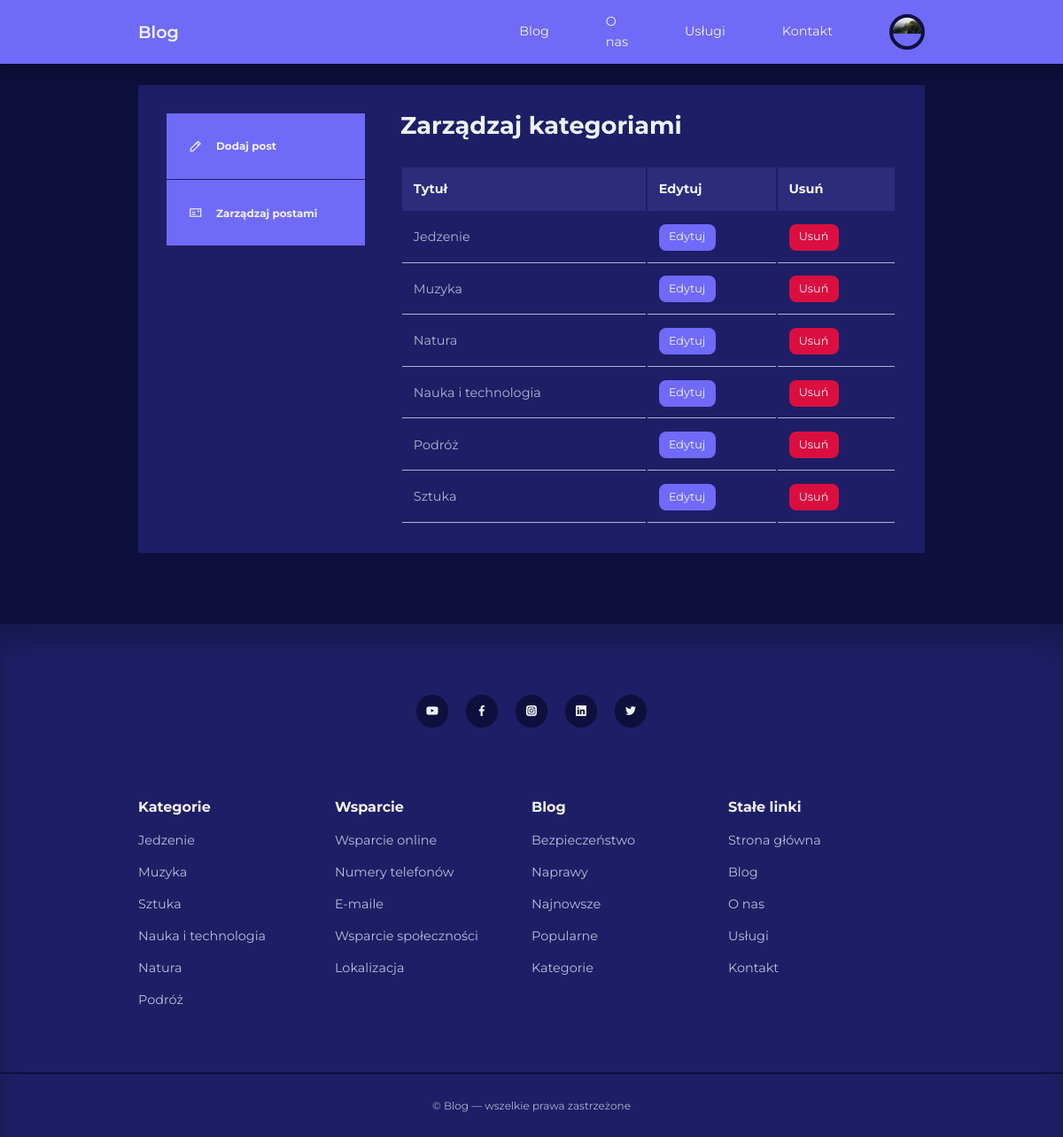
/admin/manage-categories.php (signed in), run on the app's committed database.
### tables this page shows
CREATE TABLE `users` (
  `id` int(11) UNSIGNED NOT NULL,
  `firstname` varchar(50) NOT NULL,
  `lastname` varchar(50) NOT NULL,
  `username` varchar(50) NOT NULL,
  `email` varchar(100) NOT NULL,
  `password` varchar(255) NOT NULL,
  `avatar` varchar(255) NOT NULL,
  `is_admin` tinyint(1) NOT NULL
);

CREATE TABLE `categories` (
  `id` int(11) UNSIGNED NOT NULL,
  `title` varchar(50) NOT NULL,
  `description` varchar(255) NOT NULL
);

### admin/partials/header.php (called while the page is built, shortened)
<?php
require '../partials/header.php';

### admin/manage-categories.php (the view, shortened to what this page needs)
<?php
    include 'partials/header.php';
    $query = "SELECT * FROM categories ORDER BY title";
    $categories = mysqli_query($connection, $query);
?>
<section class="dashboard">
    <div class="container dashboard__container">
        <aside>
            <ul>
                <li>
                    <a href="add-post.php">
                        <i class="uil uil-pen"></i>
                        <h5>Dodaj post</h5>
                    </a>
                </li>
                <li>
                    <a href="index.php">
                        <i class="uil uil-postcard"></i>
                        <h5>Zarządzaj postami</h5>
                    </a>
                </li>
            </ul>
        </aside>
        <main>
            <h2>Zarządzaj kategoriami</h2>
            <?php if(mysqli_num_rows($categories) > 0): ?>
            <table>
                <thead>
                    <tr>
                        <th>Tytuł</th>
                        <th>Edytuj</th>
                        <th>Usuń</th>
                    </tr>
                </thead>
                <tbody>
                    <?php while($category = mysqli_fetch_assoc($categories)): ?>
                        <tr>
                            <td><?= $category['title'] ?></td>
                            <td><a href="<?= ROOT__URL ?>admin/edit-category.php?id=<?= $category['id'] ?>" class="btn sm">Edytuj</a></td>
                            <td><a href="<?= ROOT__URL ?>admin/delete-category.php?id=<?= $category['id'] ?>" class="btn sm danger">Usuń</a></td>
                        </tr>
                    <?php endwhile ?>
                </tbody>
            </table>
            <?php else: ?>
                <div class="alert__message error"><?= "Brak kategorii" ?></div>
            <?php endif ?>
        </main>
    </div>
</section>
<?php
    include '../partials/footer.php';
?>

### partials/header.php (shortened to what this page needs)
<?php
require 'config/database.php';
if (isset($_SESSION['user-id'])) {
    $id = filter_var($_SESSION['user-id'], FILTER_SANITIZE_NUMBER_INT);
    $query = "SELECT avatar FROM users WHERE id='$id'";
    $result = mysqli_query($connection, $query);
    $avatar = mysqli_fetch_assoc($result);
}
?>
<!DOCTYPE html>
<html lang="pl">
<head>
    <link rel="stylesheet" href="<?= ROOT__URL  ?>css/style.css">
    <link rel="stylesheet" href="https://unicons.iconscout.com/release/v4.0.0/css/line.css">
</head>
<body>
    <nav>
        <div class="container nav__container">
            <a href="<?= ROOT__URL  ?>" class="nav__logo">Blog</a>
            <ul class="nav__items">
                <li><a href="<?= ROOT__URL  ?>blog.php">Blog</a></li>
                <li><a href="<?= ROOT__URL  ?>about.php">O nas</a></li>
                <li><a href="<?= ROOT__URL  ?>services.php">Usługi</a></li>
                <li><a href="<?= ROOT__URL  ?>contact.php">Kontakt</a></li>
                <?php if (isset($_SESSION['user-id'])): ?>
                    <li class="nav__profile">
                        <div class="avatar">
                            <img src="<?= ROOT__URL . 'images/' . $avatar['avatar'] ?>">
                        </div>
                    </li>
                <?php else: ?>
                    <li><a href="<?= ROOT__URL  ?>signin.php">Zaloguj się</a></li>
                <?php endif ?>
            </ul>
        </div>
    </nav>

### partials/footer.php (shortened to what this page needs)
<footer>
    <div class="footer__socials">
        <a href="https://youtube.com" target="_blank"><i class="uil uil-youtube"></i></a>
        <a href="https://facebook.com" target="_blank"><i class="uil uil-facebook-f"></i></a>
        <a href="https://instagram.com" target="_blank"><i class="uil uil-instagram-alt"></i></a>
        <a href="https://linkedin.com" target="_blank"><i class="uil uil-linkedin"></i></a>
        <a href="https://twitter.com" target="_blank"><i class="uil uil-twitter"></i></a>
    </div>
    <div class="container footer__container">
        <article>
            <h4>Kategorie</h4>
            <ul>
                <?php
                $all_catgegories_query = "SELECT * FROM categories";
                $all_catgegories_result = mysqli_query($connection, $all_catgegories_query);
                ?>
                <?php while ($category = mysqli_fetch_assoc($all_catgegories_result)): ?>
                    <li><a href="<?= ROOT__URL ?>category-posts.php?id=<?= $category['id'] ?>"><?= $category['title'] ?></a></li>
                <?php endwhile; ?>
            </ul>
        </article>
        <article>
            <h4>Wsparcie</h4>
            <ul>
                <li><a href="">Wsparcie&nbsp;online</a></li>
                <li><a href="">Numery&nbsp;telefonów</a></li>
                <li><a href="">E-maile</a></li>
                <li><a href="">Wsparcie&nbsp;społeczności</a></li>
                <li><a href="">Lokalizacja</a></li>
            </ul>
        </article>
        <article>
            <h4>Blog</h4>
            <ul>
                <li><a href="">Bezpieczeństwo</a></li>
                <li><a href="">Naprawy</a></li>
                <li><a href="">Najnowsze</a></li>
                <li><a href="">Popularne</a></li>
                <li><a href="">Kategorie</a></li>
            </ul>
        </article>
        <article>
            <h4>Stałe&nbsp;linki</h4>
            <ul>
                <li><a href="<?= ROOT__URL ?>">Strona&nbsp;główna</a></li>
                <li><a href="<?= ROOT__URL ?>blog.php">Blog</a></li>
                <li><a href="<?= ROOT__URL ?>about.php">O&nbsp;nas</a></li>
                <li><a href="<?= ROOT__URL ?>services.php">Usługi</a></li>
                <li><a href="<?= ROOT__URL ?>contact.php">Kontakt</a></li>
            </ul>
        </article>
    </div>
    <div class="footer__copyright">
        <small>&copy; Blog — wszelkie prawa zastrzeżone</small>
    </div>
</footer>
</body>
</html>

### css/style.css (style rules this page uses)
:root { --color-primary: #6f6af8; --color-primary-light: hsl(242, 91%, 69%, 18%); --color-primary-variant: #5854c7; --color-red: #da0f3f; --color-red-light: hsl(346, 87%, 46%, 15%); --color-green: #00c476; --color-green-light: hsl(156, 100%, 38%, 15%); --color-gray-900: #1e1e66; --color-gray-700: #2d2b7c; --color-gray-300: rgba(242, 242, 254, 0.3); --color-gray-200: rgba(242, 242, 254, 0.7); --color-white: #f2f2fe; --color-bg: #0f0f3e; --transition: all 300ms ease; --container-width-lg: 74%; --container-width-md: 88%; --form-width: 40%; --card-border-radius-1: 0.3rem; --card-border-radius-2: 0.5rem; --card-border-radius-3: 0.8rem; --card-border-radius-4: 2rem; --card-border-radius-5: 5rem; }
* { margin: 0; padding: 0; outline: 0; border: 0; appearance: 0; list-style: none; text-decoration: none; box-sizing: border-box; }
body { font-family: 'Montserrat', sans-serif; line-height: 1.6; color: var(--color-gray-200); overflow-x: hidden; background: var(--color-bg); font-size: 0.9rem; }
.container { width: var(--container-width-lg); max-width: 1800px; margin-inline: auto; }
section { margin-top: 3rem; width: 100vw; }
h1, h2, h3, h4, h5 { color: var(--color-white); line-height: 1.3; }
h2 { font-size: 1.7rem; margin: 1rem 0; }
h4 { font-size: 1rem; }
a { color: var(--color-white); transition: var(--transition); }
img { display: block; width: 100%; object-fit: contain; }
nav { background: var(--color-primary); width: 100vw; height: 4.5rem; position: fixed; top: 0; z-index: 10; box-shadow: 0 1rem 1rem rgba(0, 0, 0, 0.2); }
.nav__container { height: 100%; display: flex; align-items: center; justify-content: space-around; }
.avatar { width: 2.5rem; height: 2.5rem; border-radius: 50%; overflow: hidden; border: 0.3rem solid var(--color-bg); }
.nav__logo { font-weight: 600; font-size: 1.2rem; display: flex; width: 50%; justify-content: flex-start; }
.nav__items { display: flex; align-items: center; gap: 4rem; width: 50%; justify-content: flex-end; }
.nav__profile { position: relative; cursor: pointer; }
footer { background: var(--color-gray-900); padding: 5rem 0 0; box-shadow: inset 0 1.5rem 1.5rem rgba(0, 0, 0, 0.2); }
.footer__socials { margin-inline: auto; width: fit-content; margin-bottom: 5rem; display: flex; justify-content: space-between; align-items: center; gap: 1.2rem; }
.footer__socials a { background-color: var(--color-bg); border-radius: 50%; width: 2.3rem; height: 2.3rem; display: flex; align-items: center; justify-content: center; }
.footer__container { display: grid; grid-template-columns: repeat(4, 1fr); }
footer h4 { columns: var(--color-white); margin-bottom: 0.6rem; }
footer ul li { padding: 0.4rem 0; }
footer ul a { opacity: 0.75; }
.footer__copyright { text-align: center; padding: 1.5rem; border-top: 2px solid var(--color-bg); margin-top: 4rem; }
.btn { display: inline-block; width: fit-content; padding: 0.6rem 1.2rem; background-color: var(--color-primary); border-radius: var(--card-border-radius-2); cursor: pointer; transition: var(--transition); color: var(--color-white); }
.btn.sm { padding: 0.3rem 0.7rem; font-size: 0.8rem; }
.btn.danger { background-color: var(--color-red); }
.dashboard { margin-top: 6rem; }
.dashboard__container { display: grid; grid-template-columns: 14rem auto; gap: 1rem; background: var(--color-gray-900); padding: 2rem; margin-bottom: 5rem; }
.dashboard aside a { background: var(--color-primary); display: flex; gap: 1rem; align-items: center; padding: 1.6rem; }
.dashboard aside ul li:not(:last-child) a { border-bottom: 1px solid var(--color-gray-900); }
.dashboard main { margin-left: 1.5rem; }
.dashboard main h2 { margin: 0 0 2rem 0; line-height: 1; }
.dashboard main table { width: 100%; text-align: left; }
.dashboard main table th { background: var(--color-gray-700); padding: 0.8rem; color: var(--color-white); }
.dashboard main table td { padding: 0.8rem; border-bottom: 1px solid var(--color-gray-200); }

### data on the page
users: avatar (picture)
categories: title "Jedzenie"
categories: title "Muzyka"
categories: title "Natura"
categories: title "Nauka i technologia"
categories: title "Podróż"
categories: title "Sztuka"
